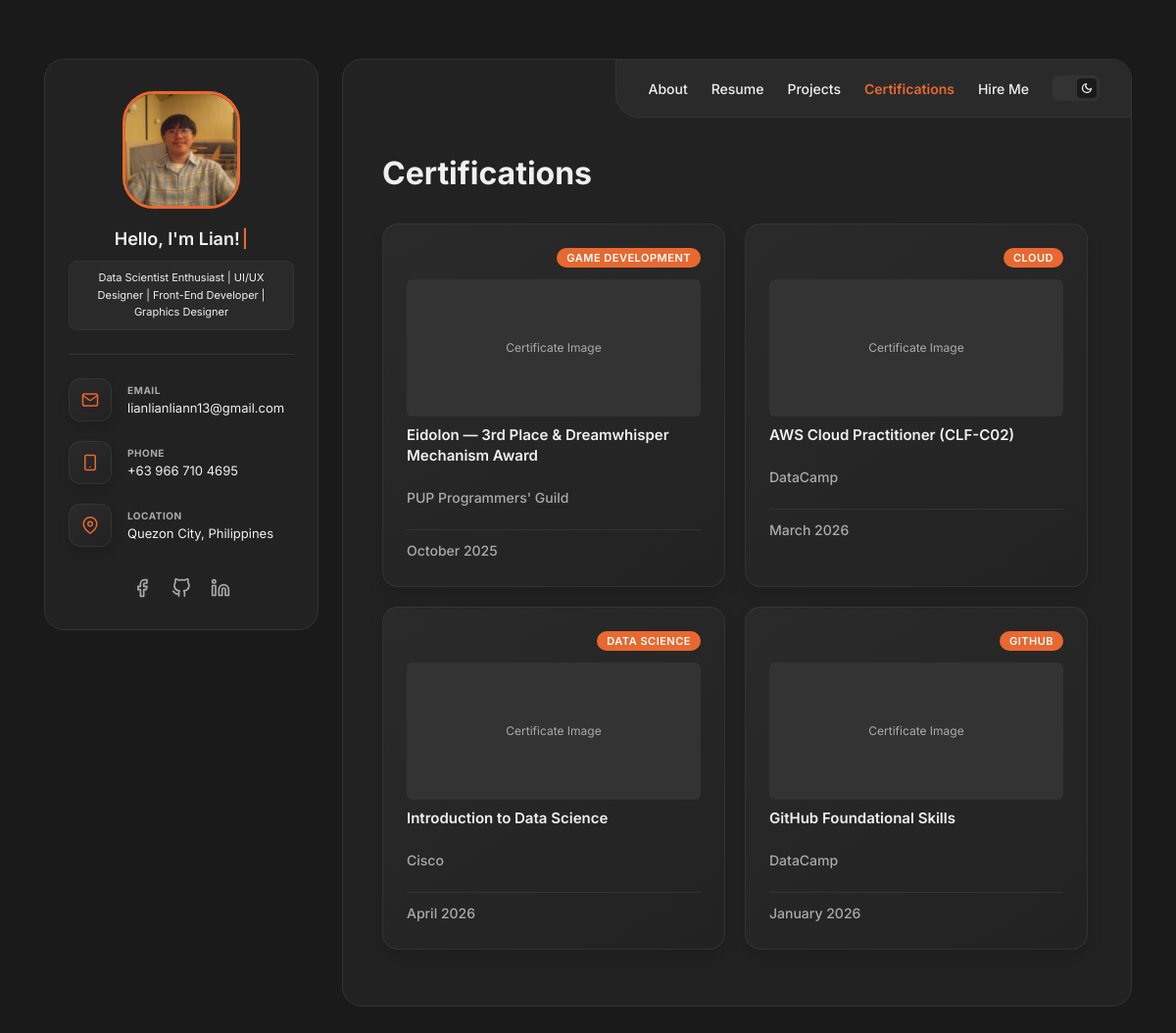
Screenshot of /certifications.php with the database file from the repository.
### tables this page shows
CREATE TABLE `certifications` (
  `id` int(11) NOT NULL,
  `title` varchar(255) NOT NULL,
  `issuer` varchar(255) NOT NULL,
  `cert_date` varchar(100) NOT NULL,
  `category` varchar(100) NOT NULL
);

### certifications.php (the view, shortened to what this page needs)
<?php
require_once 'db.php';
$stmt = $pdo->query("SELECT * FROM certifications ORDER BY id DESC");
$certifications = $stmt->fetchAll(PDO::FETCH_ASSOC);
?>
<!DOCTYPE html>
<html lang="en">
<head>
    <link rel="stylesheet" href="css/style.css">
</head>
<body>
    <div class="layout-wrapper">
        <aside class="sidebar">
            <img src="images/lian-luigi-paredes.jpg"
                alt="Profile Picture"
                class="profile-pic"/>
            <div class="sidebar-intro">
                <h2>Hello, I'm Lian!</h2>
                <div class="badge">Data Scientist Enthusiast | UI/UX Designer | Front-End Developer | Graphics Designer</div>
            </div>
            <hr class="sidebar-divider"/>
            <ul class="contact-list">
                <li>
                    <div class="contact-icon">
                        <svg viewBox="0 0 24 24" fill="none" stroke="currentColor" stroke-width="2" stroke-linecap="round" stroke-linejoin="round"><path d="M4 4h16c1.1 0 2 .9 2 2v12c0 1.1-.9 2-2 2H4c-1.1 0-2-.9-2-2V6c0-1.1.9-2 2-2z"></path><polyline points="22,6 12,13 2,6"></polyline></svg>
                    </div>
                    <div class="contact-info">
                        <strong>Email</strong>
                        <p>lianlianliann13@gmail.com</p>
                    </div>
                </li>
                <li>
                    <div class="contact-icon">
                        <svg viewBox="0 0 24 24" fill="none" stroke="currentColor" stroke-width="2" stroke-linecap="round" stroke-linejoin="round"><rect x="5" y="2" width="14" height="20" rx="2" ry="2"></rect><line x1="12" y1="18" x2="12.01" y2="18"></line></svg>
                    </div>
                    <div class="contact-info">
                        <strong>Phone</strong>
                        <p>+63 966 710 4695</p>
                    </div>
                </li>
                <li>
                    <div class="contact-icon">
                        <svg viewBox="0 0 24 24" fill="none" stroke="currentColor" stroke-width="2" stroke-linecap="round" stroke-linejoin="round"><path d="M21 10c0 7-9 13-9 13s-9-6-9-13a9 9 0 0 1 18 0z"></path><circle cx="12" cy="10" r="3"></circle></svg>
                    </div>
                    <div class="contact-info">
                        <strong>Location</strong>
                        <p>Quezon City, Philippines</p>
                    </div>
                </li>
            </ul>
            <div class="social-links">
                <a href="https://www.facebook.com/ventura.lian/" target="_blank" aria-label="Facebook">
                    <svg viewBox="0 0 24 24" fill="none" stroke="currentColor" stroke-width="2" stroke-linecap="round" stroke-linejoin="round"><path d="M18 2h-3a5 5 0 0 0-5 5v3H7v4h3v8h4v-8h3l1-4h-4V7a1 1 0 0 1 1-1h3z"></path></svg>
                </a>
                <a href="https://github.com/lianlianliann" target="_blank" aria-label="GitHub">
                </a>
                <a href="https://www.linkedin.com/in/lian-paredes-87608a298/" target="_blank" aria-label="LinkedIn">
                    <svg viewBox="0 0 24 24" fill="none" stroke="currentColor" stroke-width="2" stroke-linecap="round" stroke-linejoin="round"><path d="M16 8a6 6 0 0 1 6 6v7h-4v-7a2 2 0 0 0-2-2 2 2 0 0 0-2 2v7h-4v-7a6 6 0 0 1 6-6z"></path><rect x="2" y="9" width="4" height="12"></rect><circle cx="4" cy="4" r="2"></circle></svg>
                </a>
            </div>
        </aside>
        <main class="main-content">
            <nav class="navbar">
                 <ul class="nav-links">
                    <li><a href="index.html">About</a></li>
                    <li><a href="resume.html">Resume</a></li>
                    <li><a href="projects.html">Projects</a></li>
                    <li><a href="certifications.html" class="active">Certifications</a></li>
                    <li><a href="hire-me.html">Hire Me</a></li>
                </ul>
                <button id="theme-toggle" class="theme-switch" aria-label="Toggle Theme">
                    <span class="switch-thumb"></span>
                </button>
            </nav>
            <section id="certifications" class="section">
                <h1 class="page-title">Certifications</h1>
                <div class="certifications-grid">
                    <?php foreach ($certifications as $cert): ?>
                        <div class="cert-card fade-in">
                            <div class="cert-header">
                                <span class="cert-category"><?php echo htmlspecialchars($cert['category']); ?></span>
                            </div>
                            <a href="#" target="_blank" class="cert-image-link">
                                <div class="cert-image-placeholder">
                                    <p>Certificate Image</p>
                                </div>
                            </a>
                            <h3 class="cert-title"><?php echo htmlspecialchars($cert['title']); ?></h3>
                            <p class="cert-issuer"><?php echo htmlspecialchars($cert['issuer']); ?></p>
                            <p class="cert-date"><?php echo htmlspecialchars($cert['cert_date']); ?></p>
                        </div>
                    <?php endforeach; ?>
                </div>
            </section>
        </main>
    </div>
</body>
</html>

### rows the page displays
certifications: category "GAME DEVELOPMENT", title "Eidolon — 3rd Place & Dreamwhisper Mechanism Award", issuer "PUP Programmers' Guild", cert_date "October 2025"
certifications: category "CLOUD", title "AWS Cloud Practitioner (CLF-C02)", issuer "DataCamp", cert_date "March 2026"
certifications: category "DATA SCIENCE", title "Introduction to Data Science", issuer "Cisco", cert_date "April 2026"
certifications: category "GITHUB", title "GitHub Foundational Skills", issuer "DataCamp", cert_date "January 2026"
